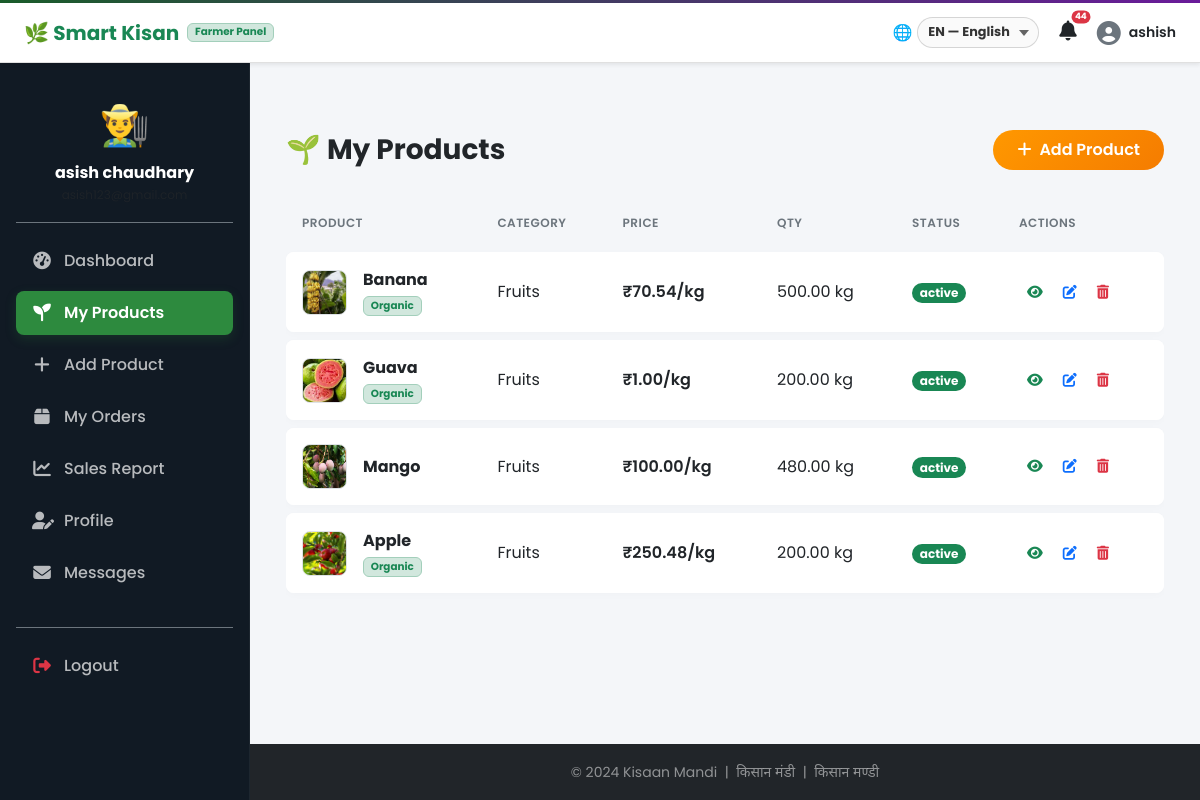
The app's page /marketplace/my/ (signed in) with its own data.
### accounts/models.py (models this page shows, shortened)
class CustomUser(AbstractUser):
    ROLE_CHOICES = [
        ('farmer', 'Farmer / किसान'),
        ('buyer', 'Buyer / खरीदार'),
        ('admin', 'Admin / प्रशासक'),
    ]
    role = models.CharField(max_length=10, choices=ROLE_CHOICES, default='buyer')
    phone = models.CharField(max_length=15, blank=True)
    address = models.TextField(blank=True)
    state = models.CharField(max_length=100, blank=True)
    district = models.CharField(max_length=100, blank=True)
    profile_pic = models.ImageField(upload_to='profiles/', blank=True, null=True)
    is_verified = models.BooleanField(default=False)
    created_at = models.DateTimeField(auto_now_add=True)
    @property
    def is_farmer(self):
        return self.role == 'farmer'

### marketplace/models.py (models this page shows, shortened)
class Product(models.Model):
    UNIT_CHOICES = [('kg', 'KG'), ('quintal', 'Quintal'), ('ton', 'Ton'), ('dozen', 'Dozen'), ('piece', 'Piece')]
    STATUS_CHOICES = [('active', 'Active'), ('sold', 'Sold'), ('inactive', 'Inactive')]
    farmer = models.ForeignKey(CustomUser, on_delete=models.CASCADE, related_name='products')
    category = models.ForeignKey(Category, on_delete=models.SET_NULL, null=True)
    name = models.CharField(max_length=200)
    name_hi = models.CharField(max_length=200, blank=True)
    name_ne = models.CharField(max_length=200, blank=True)
    description = models.TextField(blank=True)
    price_per_unit = models.DecimalField(max_digits=10, decimal_places=2)
    unit = models.CharField(max_length=20, choices=UNIT_CHOICES, default='kg')
    quantity_available = models.DecimalField(max_digits=10, decimal_places=2)
    image = models.ImageField(upload_to='products/', blank=True, null=True)
    location = models.CharField(max_length=200, blank=True)
    state = models.CharField(max_length=100, blank=True)
    status = models.CharField(max_length=10, choices=STATUS_CHOICES, default='active')
    is_organic = models.BooleanField(default=False)
    created_at = models.DateTimeField(auto_now_add=True)
    updated_at = models.DateTimeField(auto_now=True)

class Category(models.Model):
    name = models.CharField(max_length=100)
    name_hi = models.CharField(max_length=100, blank=True)
    name_ne = models.CharField(max_length=100, blank=True)
    icon = models.CharField(max_length=50, default='🌾')
    slug = models.SlugField(unique=True)
    class Meta:
        verbose_name_plural = "Categories"

### marketplace/views.py (the view)
# urls.py: path('my/', views.my_products, name='my_products'),
@login_required
def my_products(request):
    products = Product.objects.filter(farmer=request.user).order_by('-created_at')
    context = {
        'products': products,
        'base_template': 'base_farmer.html' if request.user.is_farmer else 'base.html',
        'active_tab': 'products'
    }
    return render(request, 'marketplace/my_products.html', context)

### templates/marketplace/my_products.html (shortened to what this page needs)
{% extends base_template|default:"base.html" %}
{% block content %}
<div class="container py-4">
    <div class="d-flex justify-content-between align-items-center mb-4">
        <h3 class="fw-bold mb-0">🌱 {% if selected_lang == 'hi' %}मेरे उत्पाद{% elif selected_lang == 'ne' %}मेरो उत्पादन{% else %}My Products{% endif %}</h3>
        <a href="{% url 'add_product' %}" class="btn btn-orange">
            <i class="fas fa-plus me-2"></i>{% if selected_lang == 'hi' %}नया जोड़ें{% elif selected_lang == 'ne' %}नयाँ थप्नुस्{% else %}Add Product{% endif %}
        </a>
    </div>
    {% if products %}
    <div class="table-responsive">
        <table class="table premium-table align-middle m-0" style="width: 100%;">
            <thead>
                <tr>
                    <th>{% if selected_lang == 'hi' %}उत्पाद{% elif selected_lang == 'ne' %}उत्पादन{% else %}Product{% endif %}</th>
                    <th>{% if selected_lang == 'hi' %}श्रेणी{% elif selected_lang == 'ne' %}श्रेणी{% else %}Category{% endif %}</th>
                    <th>{% if selected_lang == 'hi' %}मूल्य{% elif selected_lang == 'ne' %}मूल्य{% else %}Price{% endif %}</th>
                    <th>{% if selected_lang == 'hi' %}मात्रा{% elif selected_lang == 'ne' %}मात्रा{% else %}Qty{% endif %}</th>
                    <th>{% if selected_lang == 'hi' %}स्थिति{% elif selected_lang == 'ne' %}स्थिति{% else %}Status{% endif %}</th>
                    <th>{% if selected_lang == 'hi' %}कार्य{% elif selected_lang == 'ne' %}कार्य{% else %}Actions{% endif %}</th>
                </tr>
            </thead>
            <tbody>
                {% for p in products %}
                <tr>
                    <td>
                        <div class="d-flex align-items-center gap-3">
                            {% if p.image %}
                            <img src="{{ p.image.url }}" class="rounded-3 border" width="45" height="45" style="object-fit:cover;">
                            {% else %}
                            <div class="rounded-3 bg-light border d-flex align-items-center justify-content-center text-muted" style="width:45px; height:45px; font-size:1.2rem;">
                                {{ p.category.icon|default:'🌾' }}
                            </div>
                            {% endif %}
                            <div>
                                <span class="fw-bold text-dark d-block">
                                    {% if selected_lang == 'hi' %}{{ p.name_hi|default:p.name }}
                                    {% elif selected_lang == 'ne' %}{{ p.name_ne|default:p.name }}
                                    {% else %}{{ p.name }}{% endif %}
                                </span>
                                {% if p.is_organic %}
                                <span class="badge bg-success-subtle text-success border border-success-subtle" style="font-size: 0.65rem;">
                                    {% if selected_lang == 'hi' %}जैविक{% elif selected_lang == 'ne' %}जैविक{% else %}Organic{% endif %}
                                </span>
                                {% endif %}
                            </div>
                        </div>
                    </td>
                    <td>{{ p.category.name|default:'—' }}</td>
                    <td class="fw-semibold">₹{{ p.price_per_unit }}/{{ p.unit }}</td>
                    <td>{{ p.quantity_available }} {{ p.unit }}</td>
                    <td><span class="badge {% if p.status == 'active' %}bg-success{% else %}bg-secondary{% endif %} rounded-pill">{{ p.status }}</span></td>
                    <td>
                        <div class="d-flex gap-1">
                            <a href="{% url 'product_detail' p.pk %}" class="btn btn-sm btn-outline-success border-0" title="{% if selected_lang == 'hi' %}देखें{% elif selected_lang == 'ne' %}हेर्नुस्{% else %}View{% endif %}">
                                <i class="fas fa-eye"></i>
                            </a>
                            <a href="{% url 'edit_product' p.pk %}" class="btn btn-sm btn-outline-primary border-0" title="{% if selected_lang == 'hi' %}संपादित करें{% elif selected_lang == 'ne' %}सम्पादन{% else %}Edit{% endif %}">
                                <i class="fas fa-edit"></i>
                            </a>
                            <form method="post" action="{% url 'delete_product' p.pk %}" class="d-inline" onsubmit="return confirm('{% if selected_lang == 'hi' %}क्या आप वाकई इस उत्पाद को हटाना चाहते हैं?{% elif selected_lang == 'ne' %}के तपाईं साँच्चै यो उत्पादन हटाउन चाहनुहुन्छ?{% else %}Are you sure you want to delete this product?{% endif %}')">
                                <button type="submit" class="btn btn-sm btn-outline-danger border-0" title="{% if selected_lang == 'hi' %}हटाएं{% elif selected_lang == 'ne' %}हटाउनुस्{% else %}Delete{% endif %}">
                                    <i class="fas fa-trash-alt"></i>
                                </button>
                            </form>
                        </div>
                    </td>
                </tr>
                {% endfor %}
            </tbody>
        </table>
    </div>
    {% endif %}
</div>
{% endblock %}

### templates/base_farmer.html (shortened to what this page needs)
<!DOCTYPE html>
<html lang="en">
<head>
    <link href="https://cdn.jsdelivr.net/npm/bootstrap@5.3.0/dist/css/bootstrap.min.css" rel="stylesheet">
    <link href="https://cdnjs.cloudflare.com/ajax/libs/font-awesome/6.4.0/css/all.min.css" rel="stylesheet">
</head>
<body>
    <div class="farmer-topbar d-flex justify-content-between align-items-center px-3 px-lg-4 shadow-sm">
        <div class="d-flex align-items-center gap-2">
            <a class="navbar-brand text-success d-flex align-items-center gap-2 m-0" href="{% url 'home' %}" style="text-decoration: none;">
                <span style="font-weight: 700; font-size: 1.25rem;">🌿 Smart Kisan</span>
                <span class="badge bg-success-subtle text-success border border-success-subtle d-none d-sm-inline-block" style="font-size:0.65rem;">
                    {% if selected_lang == 'hi' %}किसान पैनल{% elif selected_lang == 'ne' %}किसान प्यानल{% else %}Farmer Panel{% endif %}
                </span>
            </a>
        </div>
        <div class="d-flex align-items-center gap-3">
            <div class="lang-select-wrap">
                <span class="globe-icon">🌐</span>
                <select class="lang-select" onchange="changeLang(this)">
                    <option value="en" {% if selected_lang == 'en' %}selected{% endif %}>EN — English</option>
                </select>
            </div>
            <div class="dropdown">
                <a class="position-relative text-dark text-decoration-none p-1" href="#" id="farmerNotif" role="button" data-bs-toggle="dropdown">
                    <i class="fas fa-bell fs-5"></i>
                    {% if unread_notifications_count > 0 %}
                    <span class="position-absolute top-0 start-100 translate-middle badge rounded-pill bg-danger" style="font-size: 0.55rem; padding: 0.25em 0.4em;">
                        {{ unread_notifications_count }}
                    </span>
                    {% endif %}
                </a>
            </div>
            <div class="dropdown">
                <a class="d-flex align-items-center gap-2 text-dark text-decoration-none" href="#" data-bs-toggle="dropdown">
                    {% if user.profile_pic %}
                    <img src="{{ user.profile_pic.url }}" class="rounded-circle border" width="32" height="32" style="object-fit:cover;">
                    {% else %}
                    <i class="fas fa-user-circle fs-4 text-secondary"></i>
                    {% endif %}
                    <span class="d-none d-md-inline small fw-semibold">{{ user.username }}</span>
                </a>
            </div>
        </div>
    </div>
    <div class="farmer-sidebar d-flex flex-column p-3 text-white" id="farmerSidebar">
        <div class="text-center py-3 border-bottom border-secondary mb-3">
            {% if user.profile_pic %}
            <img src="{{ user.profile_pic.url }}" class="rounded-circle mb-2 border border-2 border-success" width="60" height="60" style="object-fit:cover;">
            {% else %}
            <div class="fs-1 mb-2">👨‍🌾</div>
            {% endif %}
            <h6 class="mb-0 text-white fw-bold">{{ user.get_full_name|default:user.username }}</h6>
            <small class="text-muted" style="font-size:0.75rem;">{{ user.email }}</small>
        </div>
        <ul class="nav nav-pills flex-column mb-auto gap-1">
            <li class="nav-item">
                <a href="{% url 'dashboard' %}" class="nav-link {% if active_tab == 'dashboard' %}active{% endif %}">
                    <i class="fas fa-tachometer-alt"></i>
                    <span>{% if selected_lang == 'hi' %}डैशबोर्ड{% elif selected_lang == 'ne' %}ड्यासबोर्ड{% else %}Dashboard{% endif %}</span>
                </a>
            </li>
            <li class="nav-item">
                <a href="{% url 'my_products' %}" class="nav-link {% if active_tab == 'products' %}active{% endif %}">
                    <i class="fas fa-seedling"></i>
                    <span>{% if selected_lang == 'hi' %}मेरे उत्पाद{% elif selected_lang == 'ne' %}मेरो उत्पादन{% else %}My Products{% endif %}</span>
                </a>
            </li>
            <li class="nav-item">
                <a href="{% url 'add_product' %}" class="nav-link {% if active_tab == 'add_product' %}active{% endif %}">
                    <i class="fas fa-plus"></i>
                    <span>{% if selected_lang == 'hi' %}उत्पाद जोड़ें{% elif selected_lang == 'ne' %}उत्पादन थप्नुस्{% else %}Add Product{% endif %}</span>
                </a>
            </li>
            <li class="nav-item">
                <a href="{% url 'my_orders' %}" class="nav-link {% if active_tab == 'orders' %}active{% endif %}">
                    <i class="fas fa-box"></i>
                    <span>{% if selected_lang == 'hi' %}मेरे ऑर्डर{% elif selected_lang == 'ne' %}मेरो अर्डर{% else %}My Orders{% endif %}</span>
                </a>
            </li>
            <li class="nav-item">
                <a href="{% url 'sales_report' %}" class="nav-link {% if active_tab == 'sales' %}active{% endif %}">
                    <i class="fas fa-chart-line"></i>
                    <span>{% if selected_lang == 'hi' %}बिक्री रिपोर्ट{% elif selected_lang == 'ne' %}बिक्री रिपोर्ट{% else %}Sales Report{% endif %}</span>
                </a>
            </li>
            <li class="nav-item">
                <a href="{% url 'profile' %}" class="nav-link {% if active_tab == 'profile' %}active{% endif %}">
                    <i class="fas fa-user-edit"></i>
                    <span>{% if selected_lang == 'hi' %}प्रोफाइल{% elif selected_lang == 'ne' %}प्रोफाइल{% else %}Profile{% endif %}</span>
                </a>
            </li>
            <li class="nav-item">
                <a href="{% url 'notifications_list' %}" class="nav-link {% if active_tab == 'messages' %}active{% endif %}">
                    <i class="fas fa-envelope"></i>
                    <span>{% if selected_lang == 'hi' %}संदेश / सूचनाएं{% elif selected_lang == 'ne' %}सन्देश / सूचनाहरू{% else %}Messages{% endif %}</span>
                </a>
            </li>
            <li class="nav-item mt-4 pt-3 border-top border-secondary">
                <a href="{% url 'logout' %}" class="nav-link text-danger">
                    <i class="fas fa-sign-out-alt text-danger"></i>
                    <span>Logout</span>
                </a>
            </li>
        </ul>
    </div>
    <div class="farmer-main-content">
        {% block content %}{% endblock %}
    </div>
    <footer class="farmer-footer bg-dark text-white-50 py-3 mt-auto text-center">
        <small>© 2024 Kisaan Mandi &nbsp;|&nbsp; किसान मंडी &nbsp;|&nbsp; किसान मण्डी</small>
    </footer>
</body>
</html>

### records on screen
CustomUser: username "ashish", get_full_name "asish chaudhary"
Product: image (picture), name "Banana", is_organic "Organic", category.name "Fruits", price_per_unit "70.54", unit "kg", quantity_available "500.00", status "active"
Product: image (picture), name "Guava", is_organic "Organic", category.name "Fruits", price_per_unit "1.00", unit "kg", quantity_available "200.00", status "active"
Product: image (picture), name "Mango", category.name "Fruits", price_per_unit "100.00", unit "kg", quantity_available "480.00", status "active"
Product: image (picture), name "Apple", is_organic "Organic", category.name "Fruits", price_per_unit "250.48", unit "kg", quantity_available "200.00", status "active"

### other values on screen
{{ unread_notifications_count }} "44"
